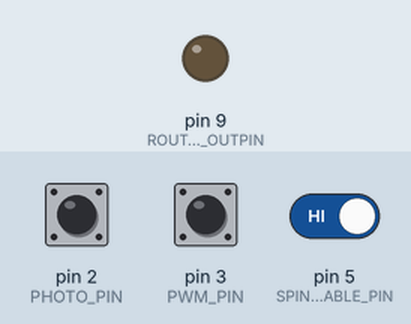
A sketch run on a simulated Arduino Uno, built with avr-gcc and run on an emulated ATmega328P. On the bench: output pins drawn as LEDs (lit = HIGH). Inputs (shaded band) come from the test bench; at power-on: pin 3 (PWM_PIN) LOW, pin 5 (SPINDLE_ENABLE_PIN) HIGH, pin 2 (PHOTO_PIN) HIGH.

Above: at 1.2 s.
1.3 s: pin 3 (PWM_PIN) pulsed HIGH 2 times (0.12 s each, 0.3 s apart)
At 2.2 s:
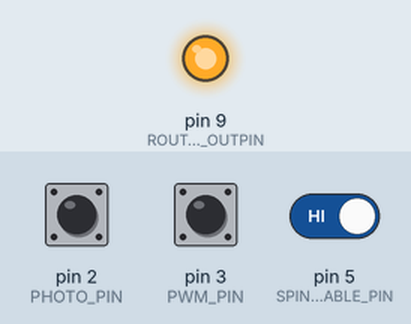
3.4 s: pin 5 (SPINDLE_ENABLE_PIN) driven LOW
At 4.1 s:
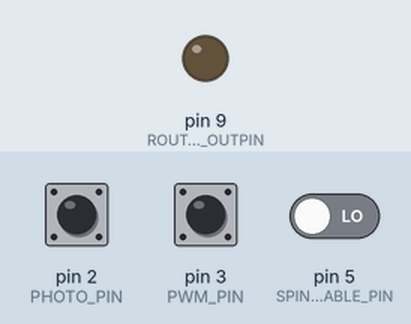
4.9 s: pin 5 (SPINDLE_ENABLE_PIN) driven HIGH
At 5.2 s:
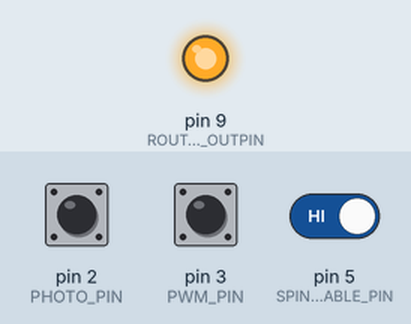
6.4 s: pin 2 (PHOTO_PIN) pulsed LOW 2 times (0.12 s each, 0.3 s apart)
Timing chart, 0 to 26.0 s (numbered marks = the images above; inputs shaded):
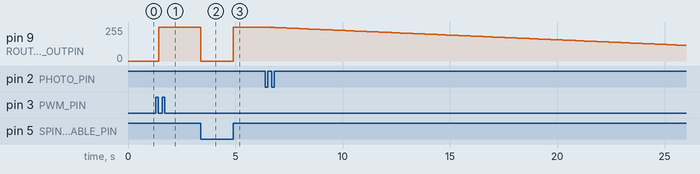

Measured:
- after the input at 1.3 s, pin 9 (ROUTER_PWM_OUTPIN): 0/255 → 255/255 after 0.12 s
- after the input at 3.4 s, pin 9 (ROUTER_PWM_OUTPIN): 255/255 → 0/255 at once
- after the input at 4.9 s, pin 9 (ROUTER_PWM_OUTPIN): 0/255 → 255/255 at once

The sketch:

Router_PID.ino
```cpp
/*
 * PWM PID control using an optical sensor, a PWM enable AC triac power control, LCD panel....more info soon.
 *
 * Details for now, https://www.v1engineering.com/forum/topic/hardware-needed-for-a-software-fix/
 *
 * V1 Engineering
 */

#include <PID_v1.h>                                  // Arduino library PID Library by Brett Beauregard
#include <LiquidCrystal.h>                           // LCD Library

const long US_PERIOD_TO_RPM = 60000000;              // Convert from us of one rotation to RPM.

const int PHOTO_PIN = 2;                             // Spindle IR Sensor input pin
volatile unsigned long current_rpm_time = 0;         // Spindle RPM PWM input calc
volatile unsigned long prev_rpm_time = 0;            // Spindle RPM PWM input calc
volatile unsigned long rpm_value = US_PERIOD_TO_RPM; // Spindle RPM input in microseconds

const int PWM_PIN = 3;                               // Marlin PWMms Input pin
volatile unsigned long pwm_value = 0;                // Marlin PWMms value in microseconds
volatile unsigned long prev_time = 0;                // Marlin PWMms Math

const int SPINDLE_ENABLE_PIN = 5;                    // Marlin Spindle enabled pin 4 doesn't work

const int ROUTER_PWM_OUTPIN = 9;                     // Triac output to router pin 10, 11 do not work
int triac_scaled;                                    // Traic is not 0-255

//const int rs = 11, en = 12, d4 = 10, d5 = 9, d6 = 8, d7 = 7; // Initialize LCD pins
//LiquidCrystal lcd(rs, en, d4, d5, d6, d7);                   // LCD library pins
//volatile unsigned long current_lcd_time = 0;                 // LCD refresh timer
//volatile unsigned long prev_lcd_time = 0;                    // LCD refresh timer
//const int LCD_Refresh = 200;                                 // LCD refresh rate in milliseconds

// PID variables
double Setpoint = 0.0;
double Input = 0.0;
double Output = 0.0;

//PID Gains
double Kp=2.1;
double Ki=7;
double Kd=0.025;

PID myPID(&Input, &Output, &Setpoint, Kp, Ki, Kd, DIRECT);                   // PID library

const int MAX_TOOL_RPM = 30000;                                              // SETTINGS per "spindle" ?1k headroom needed?
const int MAX_PWM_INPUT_US = 2024;                                           // Settings the microseconds of the max PWM from Marlin.

void setup()
{
    pinMode(PHOTO_PIN, INPUT_PULLUP);                                        // Spindle RPM input pin
    attachInterrupt(digitalPinToInterrupt(PHOTO_PIN), spindleRPM, FALLING);  // Spindle RPM interrupt

    pinMode(PWM_PIN, INPUT);                                                 // Marlin PWM Input pin
    attachInterrupt(digitalPinToInterrupt(PWM_PIN), rising, RISING);         // Marlin PWM interrupt

    pinMode(SPINDLE_ENABLE_PIN, INPUT);                                      // Marlin Spindle enabled pin

    analogWrite(ROUTER_PWM_OUTPIN,0);                                        // Triac initial state = off safety?

    myPID.SetMode(AUTOMATIC);                                                // PID auto/manual *TODO change with lcd button
    myPID.SetSampleTime(8.2);                                                // PID Loop time this is faster than 60Hz Double check

    //lcd.begin(20, 4);                                                        // 2004 LCD size

    //Serial.begin(9600);
}

void loop() {

   int spindle_enable = digitalRead(SPINDLE_ENABLE_PIN);     // Marlin spindle power control

   // Compute the spindle's RPM value.
   unsigned long rpm_math = (US_PERIOD_TO_RPM / rpm_value)-1;// Spindle, interrupt microseconds to RPM
   unsigned int optical_pwm = rpm_math * 255 / MAX_TOOL_RPM; // Spindle, RPM to PWM

   // One iteration of the PID.
   Input = optical_pwm;                                      // PID Input from router
   Setpoint = map(pwm_value, 0, MAX_PWM_INPUT_US, 0, 255);   // PID setpoit from Marlin
   myPID.Compute();                                          // PID Run the Loop

   // Set the output of the speed controller.
   if (spindle_enable == 0){                                 // Marlin is spindle off?
       pwm_value = 0;                                        // Reset PID
       analogWrite(ROUTER_PWM_OUTPIN, 0);                    // Turn off Spindle AC
       rpm_value = US_PERIOD_TO_RPM;                         // Disregards the spindown but clears the PID
       }
    else {                                                   // If spindle is enabled write PID value to triac
       triac_scaled = map(Output, 0, 255, 0, 255);           // Traic scaling 20-240 not needed? test/tune
       analogWrite(ROUTER_PWM_OUTPIN, Output);               // Out to AC control Triac
       }

   // Serial.print("RPM = ");                                  // Spindle, Display RPM
   // Serial.println(rpm_math);                                // Spindle, Display RPM
   // Serial.print("PWM In = ");                               // PWM In debug
   // Serial.println(pwm_value);                               // PWM In Debug

    //current_lcd_time = millis();                             // LCD timer

    //if (current_lcd_time - prev_lcd_time > LCD_Refresh){     // LCD check refresh rate
    //   lcd.setCursor(3, 0);                                  // LCD position
    //   lcd.print("V1 ENGINEERING");
    //   lcd.setCursor(1, 2);
    //   lcd.print("RPM");
    //   lcd.setCursor(0, 3);
    //  if (rpm_math > 0 ){                                    // LCD used to clear display at RPM=0
    //     lcd.print(rpm_math);
    //     }
    //   else {
    //     lcd.print("  0  ");
    //   }
    //   prev_lcd_time = current_lcd_time;                     // LCD timer reset
    //   }

}

// spindleRPM gets called on a falling edge of the PHOTO_PIN, and records the amount of time
// between edges in the rpm_value field (in microsecinds). ISr.
void spindleRPM() {
   // Capture the time at "now"
   current_rpm_time = micros();

   // Store the microseconds since the last sample.
   rpm_value = current_rpm_time - prev_rpm_time;

   // Start a new "timer" by setting the previous to "now".
   prev_rpm_time = current_rpm_time;
   }

// rising() is called on the rising edge of the PHOTO_PIN. Basically starts the timer for measuring the
// PWM duty cycle. ISR.
void rising() {
   // Capture when this is rising.
   prev_time = micros();

   // Set the next interrupt.
   attachInterrupt(digitalPinToInterrupt(PWM_PIN), falling, FALLING);
   }

// falling() is called on the falling edge of the PWM_PIN. Records the amount of time since the
// rising(). ISR.
 void falling() {
   // Measure the time since the last rising edge, in microseconds.
   pwm_value = micros()-prev_time;

   // Set the next interrupt.
   attachInterrupt(digitalPinToInterrupt(PWM_PIN), rising, RISING);
   //Serial.println(pwm_value);                                      // For debugging the PWM MAP
  }
```
